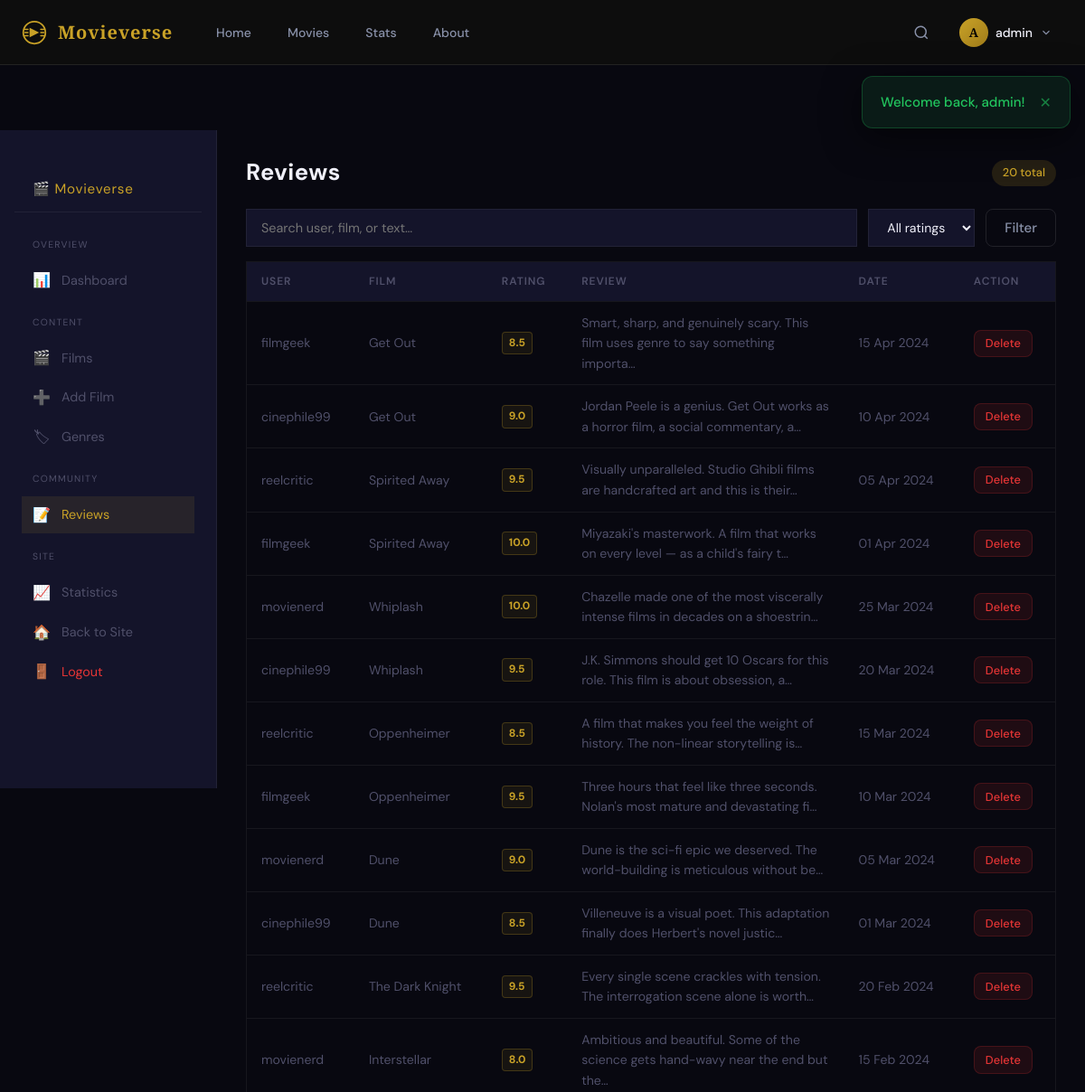
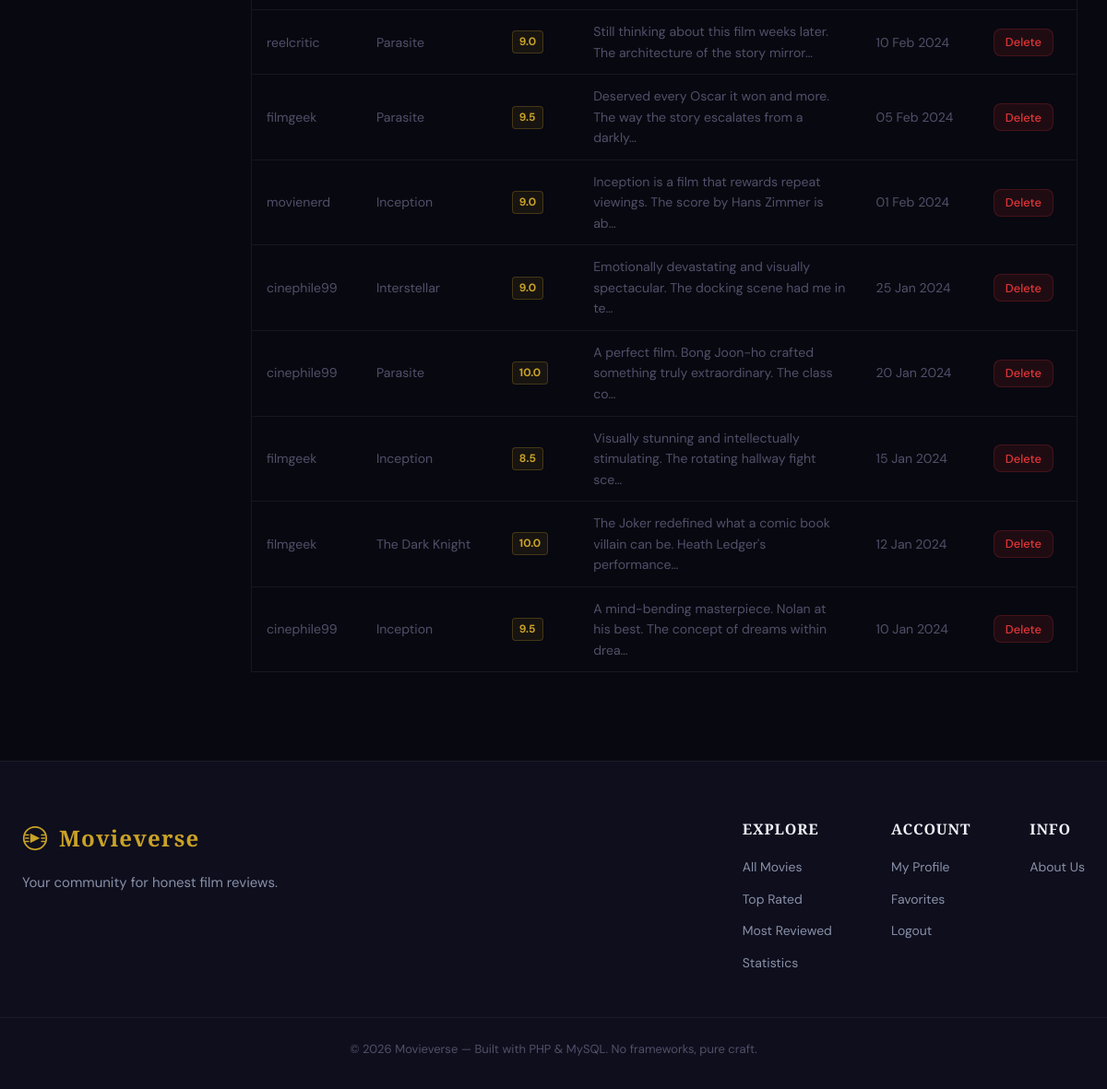
Screenshot of /admin/reviews.php (signed in) with the database file from the repository (2 pictures, top to bottom).
### tables this page shows
CREATE TABLE `reviews` (
  `id` int(11) NOT NULL,
  `user_id` int(11) NOT NULL,
  `movie_id` int(11) NOT NULL,
  `rating` decimal(3,1) NOT NULL,
  `review_text` text DEFAULT NULL,
  `created_at` timestamp NOT NULL DEFAULT current_timestamp(),
  `updated_at` timestamp NOT NULL DEFAULT current_timestamp() ON UPDATE current_timestamp()
);

CREATE TABLE `users` (
  `id` int(11) NOT NULL,
  `username` varchar(50) NOT NULL,
  `email` varchar(100) NOT NULL,
  `password` varchar(255) NOT NULL,
  `role` enum('member','admin') DEFAULT 'member',
  `bio` text DEFAULT NULL,
  `avatar_url` varchar(500) DEFAULT NULL,
  `created_at` timestamp NOT NULL DEFAULT current_timestamp()
);

CREATE TABLE `movies` (
  `id` int(11) NOT NULL,
  `title` varchar(200) NOT NULL,
  `year` year(4) NOT NULL,
  `director` varchar(100) DEFAULT NULL,
  `duration` int(11) DEFAULT NULL COMMENT 'in minutes',
  `synopsis` text DEFAULT NULL,
  `poster_url` varchar(500) DEFAULT NULL,
  `trailer_url` varchar(500) DEFAULT NULL,
  `created_at` timestamp NOT NULL DEFAULT current_timestamp(),
  `updated_at` timestamp NOT NULL DEFAULT current_timestamp() ON UPDATE current_timestamp()
);

### config/auth.php (called while the page is built, shortened)
<?php
function e(string $str): string {
    return htmlspecialchars($str, ENT_QUOTES, 'UTF-8');
}

### includes/helpers.php (called while the page is built, shortened)
<?php
function ratingColor(?float $rating): string {
    if ($rating >= 8) return 'rating-gold';
    return 'rating-low';
}
function truncate(?string $text, int $length = 150): string {
    $text = $text ?? '';
    return rtrim(substr($text, 0, $length)) . '…';
}

### admin/reviews.php (the view, shortened to what this page needs)
<?php
require_once __DIR__ . '/../config/auth.php';
require_once __DIR__ . '/../config/db.php';
require_once __DIR__ . '/../includes/helpers.php';
$q      = trim($_GET['q'] ?? '');
$page   = max(1, (int)($_GET['page'] ?? 1));
$perPage = 25;
$offset  = ($page - 1) * $perPage;
$where  = [];
$params = [];
$whereStr = $where ? 'WHERE ' . implode(' AND ', $where) : '';
$total = $pdo->prepare("
    SELECT COUNT(*) FROM reviews r
    JOIN users u ON r.user_id = u.id
    JOIN movies m ON r.movie_id = m.id
    $whereStr
");
$total->execute($params);
$totalCount = (int)$total->fetchColumn();
$stmt = $pdo->prepare("
    SELECT r.id, r.rating, r.review_text, r.created_at,
           u.id AS user_id, u.username,
           m.id AS movie_id, m.title AS movie_title
    FROM reviews r
    JOIN users u ON r.user_id = u.id
    JOIN movies m ON r.movie_id = m.id
    $whereStr
    ORDER BY r.created_at DESC
    LIMIT $perPage OFFSET $offset
");
$stmt->execute($params);
$reviews = $stmt->fetchAll();
include __DIR__ . '/../includes/header.php';
?>
<main class="page-main admin-page">
  <div class="admin-layout">
    <?php include __DIR__ . '/sidebar.php'; ?>
    <div class="admin-content">
      <div class="admin-top">
        <h1 class="admin-page-title">Reviews</h1>
        <span class="admin-badge-label"><?= $totalCount ?> total</span>
      </div>
      <form method="GET" class="admin-filter-bar">
        <input type="text" name="q" value="<?= e($q) ?>"
          placeholder="Search user, film, or text…" class="admin-search-input">
        <select name="rating" class="admin-select">
          <option value="">All ratings</option>
        </select>
        <button type="submit" class="btn btn-ghost">Filter</button>
      </form>
      <div class="admin-table-wrap">
        <table class="admin-table">
          <thead>
            <tr>
              <th>User</th>
              <th>Film</th>
              <th>Rating</th>
              <th>Review</th>
              <th>Date</th>
              <th>Action</th>
            </tr>
          </thead>
          <tbody>
            <?php if (empty($reviews)): ?>
              <tr><td colspan="6" class="table-empty">No reviews found.</td></tr>
            <?php else: ?>
              <?php foreach ($reviews as $r): ?>
              <tr>
                 <td><a href="<?= BASE_URL ?>/profile.php?id=<?= $r['user_id'] ?>"><?= e($r['username']) ?></a></td>
                 <td><a href="<?= BASE_URL ?>/movie.php?id=<?= $r['movie_id'] ?>" target="_blank"><?= e($r['movie_title']) ?></a></td>
                <td><span class="rating-badge <?= ratingColor($r['rating']) ?>"><?= $r['rating'] ?></span></td>
                <td class="review-cell">
                  <?php if ($r['review_text']): ?>
                    <span title="<?= e($r['review_text']) ?>"><?= e(truncate($r['review_text'], 80)) ?></span>
                  <?php else: ?>
                    <em class="text-muted">—</em>
                  <?php endif; ?>
                </td>
                <td class="nowrap"><?= date('d M Y', strtotime($r['created_at'])) ?></td>
                <td>
                  <form method="POST" class="inline-form">
                    <button type="submit" class="btn btn-danger btn-sm"
                      onclick="return confirm('Delete this review by <?= addslashes(e($r['username'])) ?>?')">
                      Delete
                    </button>
                  </form>
                </td>
              </tr>
              <?php endforeach; ?>
            <?php endif; ?>
          </tbody>
        </table>
      </div>
    </div>
  </div>
</main>
<?php include __DIR__ . '/../includes/footer.php'; ?>

### rows the page displays
reviews: user.username "filmgeek", movie.title "Get Out", rating "8.5", review_text "Smart, sharp, and genuinely scary. This film uses genre to say something importa…", created_at "15 Apr 2024"
reviews: user.username "cinephile99", movie.title "Get Out", rating "9.0", review_text "Jordan Peele is a genius. Get Out works as a horror film, a social commentary, a…", created_at "10 Apr 2024"
reviews: user.username "reelcritic", movie.title "Spirited Away", rating "9.5", review_text "Visually unparalleled. Studio Ghibli films are handcrafted art and this is their…", created_at "05 Apr 2024"
reviews: user.username "filmgeek", movie.title "Spirited Away", rating "10.0", review_text "Miyazaki's masterwork. A film that works on every level — as a child's fairy t…", created_at "01 Apr 2024"
reviews: user.username "movienerd", movie.title "Whiplash", rating "10.0", review_text "Chazelle made one of the most viscerally intense films in decades on a shoestrin…", created_at "25 Mar 2024"
reviews: user.username "cinephile99", movie.title "Whiplash", rating "9.5", review_text "J.K. Simmons should get 10 Oscars for this role. This film is about obsession, a…", created_at "20 Mar 2024"
reviews: user.username "reelcritic", movie.title "Oppenheimer", rating "8.5", review_text "A film that makes you feel the weight of history. The non-linear storytelling is…", created_at "15 Mar 2024"
reviews: user.username "filmgeek", movie.title "Oppenheimer", rating "9.5", review_text "Three hours that feel like three seconds. Nolan's most mature and devastating fi…", created_at "10 Mar 2024"
reviews: user.username "movienerd", movie.title "Dune", rating "9.0", review_text "Dune is the sci-fi epic we deserved. The world-building is meticulous without be…", created_at "05 Mar 2024"
reviews: user.username "cinephile99", movie.title "Dune", rating "8.5", review_text "Villeneuve is a visual poet. This adaptation finally does Herbert's novel justic…", created_at "01 Mar 2024"
reviews: user.username "reelcritic", movie.title "The Dark Knight", rating "9.5", review_text "Every single scene crackles with tension. The interrogation scene alone is worth…", created_at "20 Feb 2024"
reviews: user.username "movienerd", movie.title "Interstellar", rating "8.0", review_text "Ambitious and beautiful. Some of the science gets hand-wavy near the end but the…", created_at "15 Feb 2024"
reviews: user.username "reelcritic", movie.title "Parasite", rating "9.0", review_text "Still thinking about this film weeks later. The architecture of the story mirror…", created_at "10 Feb 2024"
reviews: user.username "filmgeek", movie.title "Parasite", rating "9.5", review_text "Deserved every Oscar it won and more. The way the story escalates from a darkly…", created_at "05 Feb 2024"
reviews: user.username "movienerd", movie.title "Inception", rating "9.0", review_text "Inception is a film that rewards repeat viewings. The score by Hans Zimmer is ab…", created_at "01 Feb 2024"
reviews: user.username "cinephile99", movie.title "Interstellar", rating "9.0", review_text "Emotionally devastating and visually spectacular. The docking scene had me in te…", created_at "25 Jan 2024"
reviews: user.username "cinephile99", movie.title "Parasite", rating "10.0", review_text "A perfect film. Bong Joon-ho crafted something truly extraordinary. The class co…", created_at "20 Jan 2024"
reviews: user.username "filmgeek", movie.title "Inception", rating "8.5", review_text "Visually stunning and intellectually stimulating. The rotating hallway fight sce…", created_at "15 Jan 2024"
reviews: user.username "filmgeek", movie.title "The Dark Knight", rating "10.0", review_text "The Joker redefined what a comic book villain can be. Heath Ledger's performance…", created_at "12 Jan 2024"
reviews: user.username "cinephile99", movie.title "Inception", rating "9.5", review_text "A mind-bending masterpiece. Nolan at his best. The concept of dreams within drea…", created_at "10 Jan 2024"

### other values shown
mb_substr($__user['username'], 0, 1) "A"
$__user['username'] "admin"
$flash['message'] "Welcome back, admin!"
$totalCount "20"
